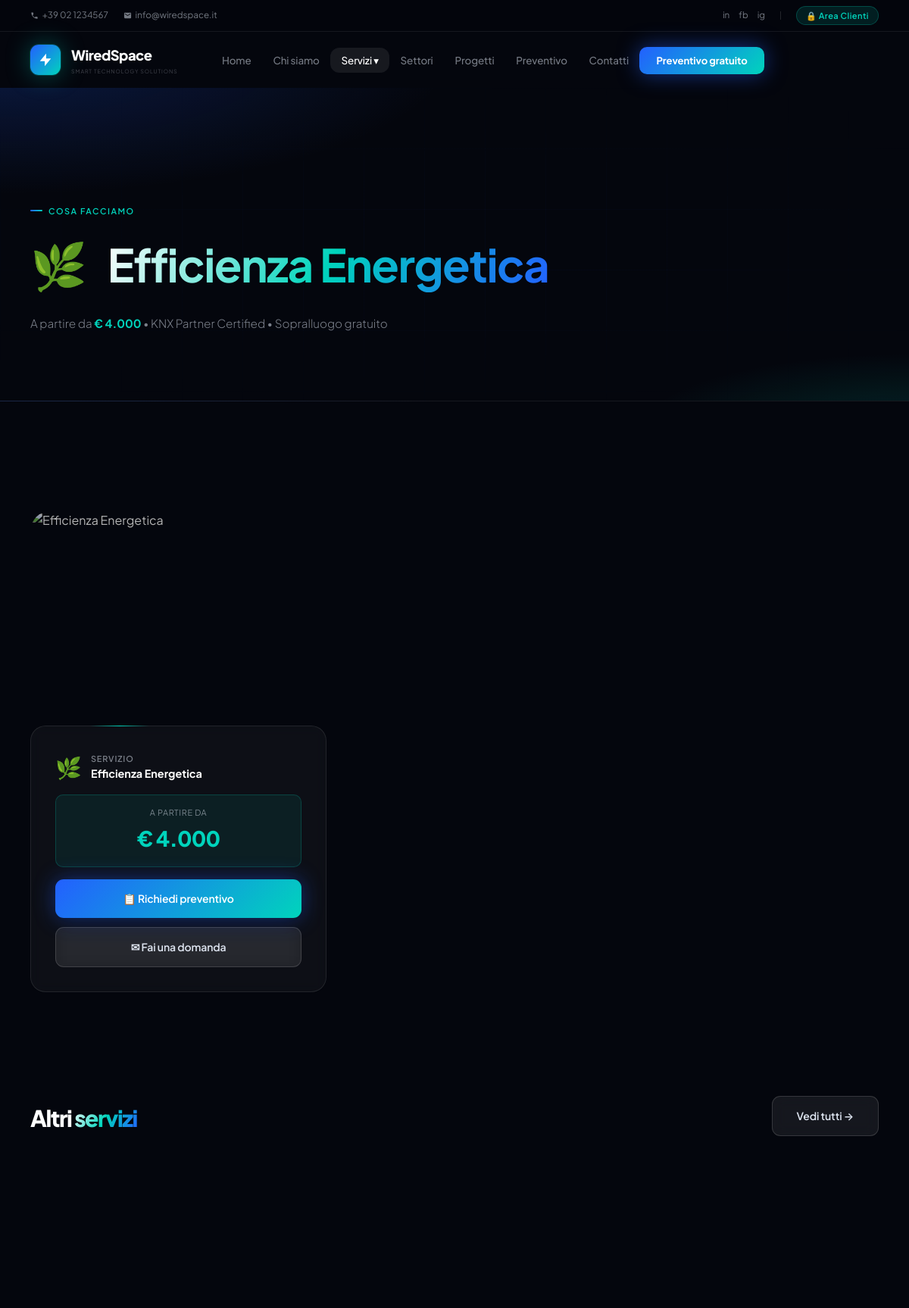
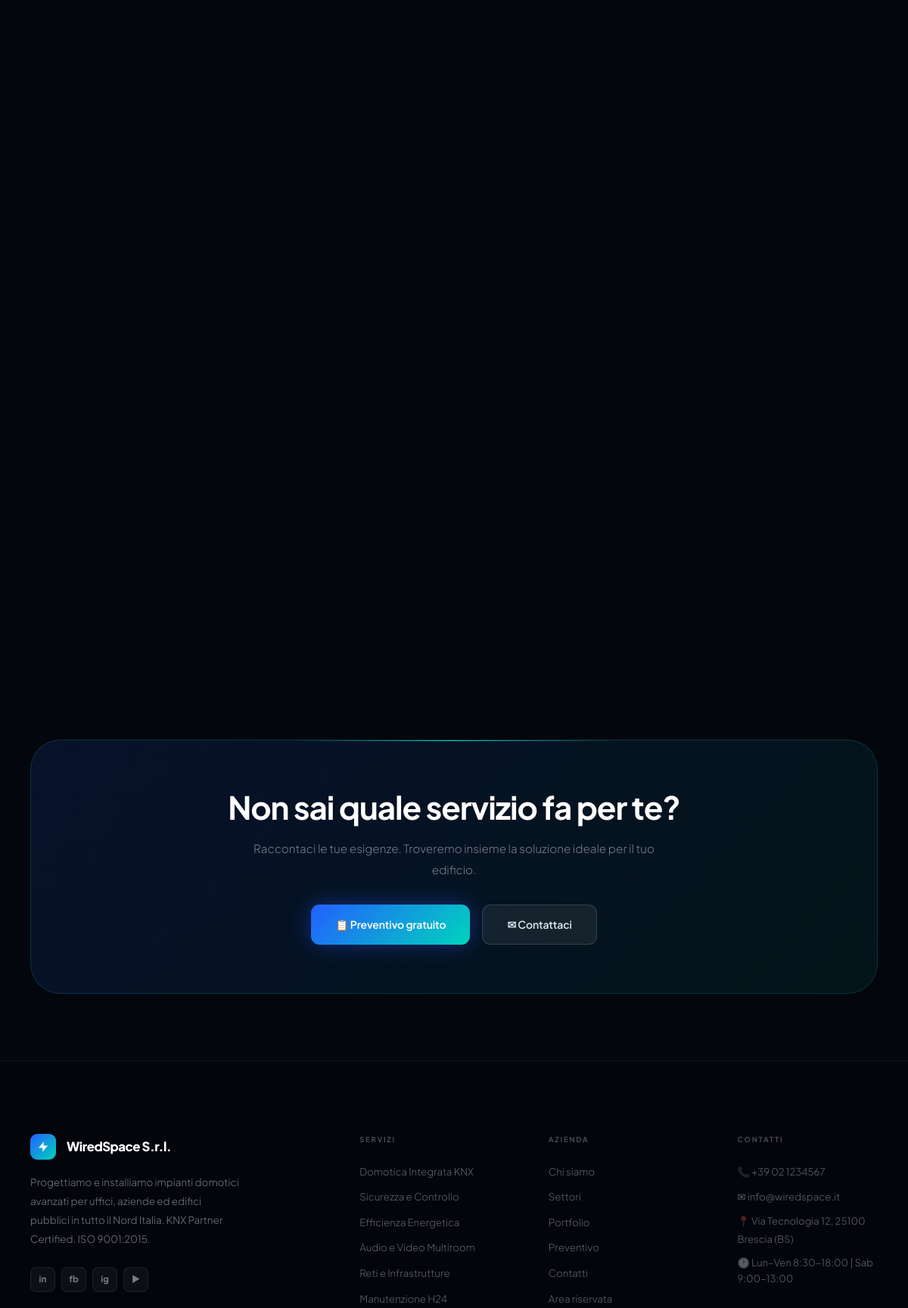
/servizi.php?id=3 (upper part), run on the app's committed database (2 pictures, top to bottom).
### tables this page shows
CREATE TABLE servizi (
    id          INT AUTO_INCREMENT PRIMARY KEY,
    nome        VARCHAR(100) NOT NULL,
    descrizione TEXT         NOT NULL,
    icona       VARCHAR(10)  DEFAULT '🏠',
    immagine    VARCHAR(255) DEFAULT NULL,
    prezzo_base DECIMAL(10,2) DEFAULT NULL,
    attivo      TINYINT(1)   NOT NULL DEFAULT 1,
    ordine      TINYINT UNSIGNED DEFAULT 0
);

### php/config.php (called while the page is built, shortened)
<?php
function esc(string $s):string{return htmlspecialchars($s,ENT_QUOTES,'UTF-8');}

### servizi.php (the view, shortened to what this page needs)
<?php
require_once 'php/config.php';
$db   = getDB();
$id   = intval($_GET['id'] ?? 0);
$svc   = null;
if($id){ $st=$db->prepare("SELECT * FROM servizi WHERE id=?"); $st->execute([$id]); $svc=$st->fetch(); }
$simgs=[1=>'https://images.unsplash.com/photo-1558618666-fcd25c85cd64?w=800&q=80',
        2=>'https://images.unsplash.com/photo-1557804506-669a67965ba0?w=800&q=80',
        3=>'https://images.unsplash.com/photo-1473341304170-971dccb5ac1e?w=800&q=80',
        4=>'https://images.unsplash.com/photo-1545454675-3531b543be5d?w=800&q=80',
        5=>'https://images.unsplash.com/photo-1544197150-b99a580bb7a8?w=800&q=80',
        6=>'https://images.unsplash.com/photo-1581092160562-40aa08e78837?w=800&q=80'];
?>
<!DOCTYPE html><html lang="it">
<head>
  <link rel="stylesheet" href="css/style.css">
  <link rel="stylesheet" href="https://cdnjs.cloudflare.com/ajax/libs/animate.css/4.1.1/animate.min.css">
</head>
<body>
<?php include 'php/navbar.php'; ?>
<div class="page-hdr">
  <div class="page-grid"></div>
  <div class="wrap">
    <div class="ey-l">Cosa facciamo</div>
    <h1 class="animate__animated animate__fadeInLeft">
      <?php if($svc): echo esc($svc['icona']).'&ensp;<span class="gt">'.esc($svc['nome']).'</span>';
      else: echo 'I nostri <span class="gt">servizi</span>'; endif; ?>
    </h1>
    <?php if($svc&&$svc['prezzo_base']): ?>
    <p>A partire da <strong style="color:var(--teal)">&euro; <?php echo number_format($svc['prezzo_base'],0,',','.'); ?></strong> &bull; KNX Partner Certified &bull; Sopralluogo gratuito</p>
    <?php else: ?>
    <p>Soluzioni certificate per ogni tipo di edificio &bull; Progettazione KNX &bull; Sopralluogo gratuito</p>
    <?php endif; ?>
  </div>
</div>
<?php if($svc): ?>
<section class="section">
  <div class="wrap">
    <div style="display:grid;grid-template-columns:1fr 1.7fr;gap:4rem;align-items:start" class="two-col">
      <div class="rl">
        <img src="<?php echo $simgs[$svc['id']]??''; ?>" alt="<?php echo esc($svc['nome']); ?>" class="serv-detail-img" style="margin-bottom:1.5rem">
        <div class="card-premium" style="margin-bottom:1rem">
          <div style="display:flex;align-items:center;gap:.75rem;margin-bottom:.875rem">
            <div style="font-size:1.75rem"><?php echo $svc['icona']; ?></div>
            <div>
              <div style="font-size:.68rem;color:var(--muted);font-weight:600;text-transform:uppercase;letter-spacing:.08em">Servizio</div>
              <div style="font-weight:700;font-size:.9rem"><?php echo esc($svc['nome']); ?></div>
            </div>
          </div>
          <?php if($svc['prezzo_base']): ?>
          <div style="background:rgba(0,212,188,.08);border:1px solid rgba(0,212,188,.2);border-radius:10px;padding:.875rem;margin-bottom:1rem;text-align:center">
            <div style="font-size:.68rem;color:var(--muted);margin-bottom:.2rem;text-transform:uppercase;letter-spacing:.06em">A partire da</div>
            <div style="font-family:var(--head);font-size:1.75rem;font-weight:800;color:var(--teal);letter-spacing:-.03em">&euro; <?php echo number_format($svc['prezzo_base'],0,',','.'); ?></div>
          </div>
          <?php endif; ?>
          <a href="preventivo.php?servizio=<?php echo $svc['id']; ?>" class="btn btn-p" style="width:100%;justify-content:center;margin-bottom:.75rem">&#128203; Richiedi preventivo</a>
          <a href="contatti.php" class="btn btn-g" style="width:100%;justify-content:center">&#9993; Fai una domanda</a>
        </div>
      </div>
    </div>
    <div style="margin-top:5.5rem">
      <div style="display:flex;justify-content:space-between;align-items:flex-end;margin-bottom:2.5rem;flex-wrap:wrap;gap:1rem">
        <h2 style="font-family:var(--head);font-size:1.875rem;font-weight:800;letter-spacing:-.05em">Altri <span class="gt">servizi</span></h2>
        <a href="servizi.php" class="btn btn-g">Vedi tutti &rarr;</a>
      </div>
      <div class="servizi-g">
      </div>
    </div>
  </div>
</section>
<?php endif; ?>
<section class="section-sm">
  <div class="wrap">
    <div class="cta-mini">
      <h2 class="s-h2" style="margin-bottom:1rem">Non sai quale servizio fa per te?</h2>
      <p class="s-p" style="margin:0 auto 2rem;text-align:center">Raccontaci le tue esigenze. Troveremo insieme la soluzione ideale per il tuo edificio.</p>
      <div style="display:flex;gap:1rem;justify-content:center;flex-wrap:wrap;position:relative">
        <a href="preventivo.php" class="btn btn-p">&#128203; Preventivo gratuito</a>
        <a href="contatti.php" class="btn btn-g">&#9993; Contattaci</a>
      </div>
    </div>
  </div>
</section>
<?php include 'php/footer.php'; ?>
</body></html>

### data on the page
servizi: icona "🌿", nome "Efficienza Energetica", prezzo_base "4.000"
